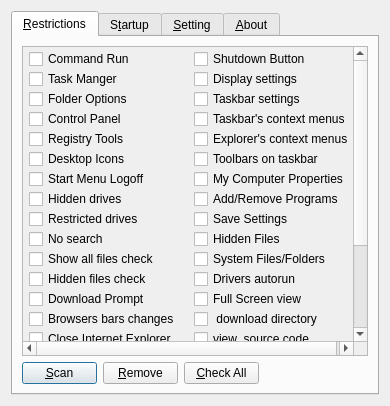
<?xml version="1.0" encoding="UTF-8"?>
<ui version="4.0">
 <class>form</class>
 <widget class="QWidget" name="form">
  <property name="geometry">
   <rect>
    <x>0</x>
    <y>0</y>
    <width>390</width>
    <height>406</height>
   </rect>
  </property>
  <property name="minimumSize">
   <size>
    <width>390</width>
    <height>313</height>
   </size>
  </property>
  <property name="windowTitle">
   <string>FixUp Restriction</string>
  </property>
  <property name="windowIcon">
   <iconset resource="QtRes.qrc">
    <normaloff>:/Icons/MainForm.png</normaloff>:/Icons/MainForm.png</iconset>
  </property>
  <property name="locale">
   <locale language="English" country="UnitedStates"/>
  </property>
  <layout class="QVBoxLayout" name="verticalLayout_6">
   <item>
    <widget class="QTabWidget" name="tabWidget">
     <property name="minimumSize">
      <size>
       <width>0</width>
       <height>295</height>
      </size>
     </property>
     <property name="currentIndex">
      <number>0</number>
     </property>
     <property name="iconSize">
      <size>
       <width>15</width>
       <height>15</height>
      </size>
     </property>
     <widget class="QWidget" name="tab">
      <attribute name="icon">
       <iconset resource="QtRes.qrc">
        <normaloff>:/Icons/WINDOWSICON.png</normaloff>:/Icons/WINDOWSICON.png</iconset>
      </attribute>
      <attribute name="title">
       <string>&amp;Restrictions</string>
      </attribute>
      <attribute name="toolTip">
       <string>Windows Restrictions</string>
      </attribute>
      <layout class="QVBoxLayout" name="verticalLayout_7">
       <item>
        <widget class="QScrollArea" name="scrollArea">
         <property name="autoFillBackground">
          <bool>true</bool>
         </property>
         <property name="widgetResizable">
          <bool>true</bool>
         </property>
         <widget class="QWidget" name="scrollAreaWidgetContents">
          <property name="geometry">
           <rect>
            <x>0</x>
            <y>0</y>
            <width>329</width>
            <height>383</height>
           </rect>
          </property>
          <layout class="QFormLayout" name="formLayout">
           <property name="horizontalSpacing">
            <number>9</number>
           </property>
           <property name="verticalSpacing">
            <number>0</number>
           </property>
           <property name="leftMargin">
            <number>6</number>
           </property>
           <property name="topMargin">
            <number>2</number>
           </property>
           <property name="rightMargin">
            <number>2</number>
           </property>
           <property name="bottomMargin">
            <number>3</number>
           </property>
           <item row="0" column="0">
            <widget class="QCheckBox" name="checkBox">
             <property name="enabled">
              <bool>true</bool>
             </property>
             <property name="text">
              <string>Command Run</string>
             </property>
             <property name="checkable">
              <bool>true</bool>
             </property>
             <property name="autoExclusive">
              <bool>false</bool>
             </property>
            </widget>
           </item>
           <item row="0" column="1">
            <widget class="QCheckBox" name="checkBox_11">
             <property name="text">
              <string>Shutdown Button</string>
             </property>
            </widget>
           </item>
           <item row="1" column="0">
            <widget class="QCheckBox" name="checkBox_2">
             <property name="styleSheet">
              <string notr="true"/>
             </property>
             <property name="text">
              <string>Task Manger</string>
             </property>
            </widget>
           </item>
           <item row="1" column="1">
            <widget class="QCheckBox" name="checkBox_12">
             <property name="text">
              <string>Display settings</string>
             </property>
            </widget>
           </item>
           <item row="2" column="0">
            <widget class="QCheckBox" name="checkBox_3">
             <property name="styleSheet">
              <string notr="true"/>
             </property>
             <property name="text">
              <string>Folder Options</string>
             </property>
            </widget>
           </item>
           <item row="2" column="1">
            <widget class="QCheckBox" name="checkBox_13">
             <property name="text">
              <string>Taskbar settings</string>
             </property>
            </widget>
           </item>
           <item row="3" column="0">
            <widget class="QCheckBox" name="checkBox_4">
             <property name="text">
              <string>Control Panel</string>
             </property>
            </widget>
           </item>
           <item row="3" column="1">
            <widget class="QCheckBox" name="checkBox_14">
             <property name="text">
              <string>Taskbar's context menus</string>
             </property>
            </widget>
           </item>
           <item row="4" column="0">
            <widget class="QCheckBox" name="checkBox_5">
             <property name="text">
              <string>Registry Tools</string>
             </property>
            </widget>
           </item>
           <item row="4" column="1">
            <widget class="QCheckBox" name="checkBox_15">
             <property name="text">
              <string>Explorer's context menus</string>
             </property>
            </widget>
           </item>
           <item row="5" column="0">
            <widget class="QCheckBox" name="checkBox_6">
             <property name="text">
              <string>Desktop Icons</string>
             </property>
             <property name="tristate">
              <bool>false</bool>
             </property>
            </widget>
           </item>
           <item row="5" column="1">
            <widget class="QCheckBox" name="checkBox_16">
             <property name="text">
              <string>Toolbars on taskbar</string>
             </property>
            </widget>
           </item>
           <item row="6" column="0">
            <widget class="QCheckBox" name="checkBox_7">
             <property name="whatsThis">
              <string/>
             </property>
             <property name="text">
              <string>Start Menu Logoff</string>
             </property>
            </widget>
           </item>
           <item row="6" column="1">
            <widget class="QCheckBox" name="checkBox_17">
             <property name="text">
              <string>My Computer Properties </string>
             </property>
            </widget>
           </item>
           <item row="7" column="0">
            <widget class="QCheckBox" name="checkBox_8">
             <property name="text">
              <string>Hidden drives</string>
             </property>
            </widget>
           </item>
           <item row="7" column="1">
            <widget class="QCheckBox" name="checkBox_18">
             <property name="text">
              <string>Add/Remove Programs</string>
             </property>
            </widget>
           </item>
           <item row="8" column="0">
            <widget class="QCheckBox" name="checkBox_9">
             <property name="text">
              <string>Restricted drives</string>
             </property>
            </widget>
           </item>
           <item row="8" column="1">
            <widget class="QCheckBox" name="checkBox_19">
             <property name="text">
              <string>Save Settings</string>
             </property>
            </widget>
           </item>
           <item row="9" column="0">
            <widget class="QCheckBox" name="checkBox_10">
             <property name="text">
              <string>No search</string>
             </property>
            </widget>
           </item>
           <item row="9" column="1">
            <widget class="QCheckBox" name="checkBox_38">
             <property name="text">
              <string>Hidden Files</string>
             </property>
            </widget>
           </item>
           <item row="10" column="0">
            <widget class="QCheckBox" name="checkBox_40">
             <property name="text">
              <string>Show all files check</string>
             </property>
            </widget>
           </item>
           <item row="10" column="1">
            <widget class="QCheckBox" name="checkBox_39">
             <property name="text">
              <string>System Files/Folders</string>
             </property>
            </widget>
           </item>
           <item row="11" column="0">
            <widget class="QCheckBox" name="checkBox_41">
             <property name="text">
              <string>Hidden files check</string>
             </property>
            </widget>
           </item>
           <item row="11" column="1">
            <widget class="QCheckBox" name="checkBox_42">
             <property name="text">
              <string>Drivers autorun</string>
             </property>
            </widget>
           </item>
           <item row="12" column="0">
            <widget class="QCheckBox" name="checkBox_20">
             <property name="text">
              <string>Download Prompt</string>
             </property>
            </widget>
           </item>
           <item row="13" column="1">
            <widget class="QCheckBox" name="checkBox_30">
             <property name="text">
              <string> download directory</string>
             </property>
            </widget>
           </item>
           <item row="13" column="0">
            <widget class="QCheckBox" name="checkBox_21">
             <property name="text">
              <string>Browsers bars changes</string>
             </property>
            </widget>
           </item>
           <item row="14" column="0">
            <widget class="QCheckBox" name="checkBox_22">
             <property name="text">
              <string>Close Internet Explorer</string>
             </property>
            </widget>
           </item>
           <item row="14" column="1">
            <widget class="QCheckBox" name="checkBox_32">
             <property name="text">
              <string>view  source code</string>
             </property>
            </widget>
           </item>
           <item row="15" column="0">
            <widget class="QCheckBox" name="checkBox_23">
             <property name="text">
              <string>Right-click context menu</string>
             </property>
            </widget>
           </item>
           <item row="15" column="1">
            <widget class="QCheckBox" name="checkBox_34">
             <property name="text">
              <string>Toolbar selection</string>
             </property>
            </widget>
           </item>
           <item row="16" column="0">
            <widget class="QCheckBox" name="checkBox_24">
             <property name="text">
              <string>Internet Options menu</string>
             </property>
            </widget>
           </item>
           <item row="16" column="1">
            <widget class="QCheckBox" name="checkBox_35">
             <property name="text">
              <string>Address bar</string>
             </property>
            </widget>
           </item>
           <item row="17" column="0">
            <widget class="QCheckBox" name="checkBox_25">
             <property name="text">
              <string>Save As command</string>
             </property>
            </widget>
           </item>
           <item row="17" column="1">
            <widget class="QCheckBox" name="checkBox_36">
             <property name="text">
              <string>The tool bar</string>
             </property>
            </widget>
           </item>
           <item row="19" column="1">
            <widget class="QCheckBox" name="checkBox_37">
             <property name="text">
              <string>The links bar</string>
             </property>
            </widget>
           </item>
           <item row="18" column="0">
            <widget class="QCheckBox" name="checkBox_26">
             <property name="text">
              <string>New File command</string>
             </property>
            </widget>
           </item>
           <item row="18" column="1">
            <widget class="QCheckBox" name="checkBox_27">
             <property name="text">
              <string>Find Files command</string>
             </property>
            </widget>
           </item>
           <item row="19" column="0">
            <widget class="QCheckBox" name="checkBox_28">
             <property name="text">
              <string>Forward/Back buttons</string>
             </property>
            </widget>
           </item>
           <item row="20" column="1">
            <widget class="QCheckBox" name="checkBox_29">
             <property name="text">
              <string>Open in New Window</string>
             </property>
            </widget>
           </item>
           <item row="20" column="0">
            <widget class="QCheckBox" name="checkBox_33">
             <property name="text">
              <string>The Favorites</string>
             </property>
            </widget>
           </item>
           <item row="12" column="1">
            <widget class="QCheckBox" name="checkBox_31">
             <property name="text">
              <string>Full Screen view</string>
             </property>
            </widget>
           </item>
          </layout>
         </widget>
        </widget>
       </item>
       <item>
        <layout class="QHBoxLayout" name="horizontalLayout_5">
         <item>
          <widget class="QPushButton" name="ScanButton">
           <property name="maximumSize">
            <size>
             <width>75</width>
             <height>23</height>
            </size>
           </property>
           <property name="text">
            <string>&amp;Scan</string>
           </property>
           <property name="icon">
            <iconset resource="QtRes.qrc">

             <normaloff>:/Icons/SCANICON.png</normaloff>:/Icons/SCANICON.png</iconset>
           </property>
           <property name="iconSize">
            <size>
             <width>15</width>
             <height>15</height>
            </size>
           </property>
           <property name="checked">
            <bool>false</bool>
           </property>
           <property name="default">
            <bool>true</bool>
           </property>
          </widget>
         </item>
         <item>
          <widget class="QPushButton" name="RemoveButton">
           <property name="maximumSize">
            <size>
             <width>75</width>
             <height>23</height>
            </size>
           </property>
           <property name="text">
            <string>&amp;Remove</string>
           </property>
           <property name="icon">
            <iconset resource="QtRes.qrc">
             <normaloff>:/Icons/REMOVEICON.png</normaloff>:/Icons/REMOVEICON.png</iconset>
           </property>
           <property name="iconSize">
            <size>
             <width>15</width>
             <height>15</height>
            </size>
           </property>
          </widget>
         </item>
         <item>
          <widget class="QPushButton" name="CheckUnChekButton">
           <property name="maximumSize">
            <size>
             <width>75</width>
             <height>23</height>
            </size>
           </property>
           <property name="text">
            <string>&amp;Check All</string>
           </property>
           <property name="icon">
            <iconset resource="QtRes.qrc">
             <normaloff>:/Icons/CHECKALL.png</normaloff>:/Icons/CHECKALL.png</iconset>
           </property>
          </widget>
         </item>
         <item>
          <spacer name="horizontalSpacer_2">
           <property name="orientation">
            <enum>Qt::Horizontal</enum>
           </property>
           <property name="sizeHint" stdset="0">
            <size>
             <width>40</width>
             <height>20</height>
            </size>
           </property>
          </spacer>
         </item>
        </layout>
       </item>
      </layout>
     </widget>
     <widget class="QWidget" name="tab_5">
      <attribute name="icon">
       <iconset resource="QtRes.qrc">
        <normaloff>:/Icons/autoruns.png</normaloff>:/Icons/autoruns.png</iconset>
      </attribute>
      <attribute name="title">
       <string>S&amp;tartup</string>
      </attribute>
      <layout class="QVBoxLayout" name="verticalLayout">
       <item>
        <widget class="QTreeWidget" name="treeWidget">
         <property name="tabKeyNavigation">
          <bool>true</bool>
         </property>
         <property name="rootIsDecorated">
          <bool>false</bool>
         </property>
         <property name="sortingEnabled">
          <bool>true</bool>
         </property>
         <column>
          <property name="text">
           <string>Name</string>
          </property>
         </column>
         <column>
          <property name="text">
           <string>Section</string>
          </property>
         </column>
         <column>
          <property name="text">
           <string>Path</string>
          </property>
         </column>
        </widget>
       </item>
       <item>
        <layout class="QHBoxLayout" name="horizontalLayout">
         <item>
          <widget class="QPushButton" name="StartUpRefreshButton">
           <property name="maximumSize">
            <size>
             <width>75</width>
             <height>23</height>
            </size>
           </property>
           <property name="text">
            <string>Refresh</string>
           </property>
           <property name="icon">
            <iconset resource="QtRes.qrc">
             <normaloff>:/Icons/REFRESH.png</normaloff>:/Icons/REFRESH.png</iconset>
           </property>
           <property name="iconSize">
            <size>
             <width>15</width>
             <height>15</height>
            </size>
           </property>
           <property name="default">
            <bool>true</bool>
           </property>
          </widget>
         </item>
         <item>
          <widget class="QPushButton" name="StartUpAddButton">
           <property name="maximumSize">
            <size>
             <width>75</width>
             <height>23</height>
            </size>
           </property>
           <property name="text">
            <string>Add</string>
           </property>
           <property name="icon">
            <iconset resource="QtRes.qrc">
             <normaloff>:/Icons/ADD.png</normaloff>:/Icons/ADD.png</iconset>
           </property>
           <property name="iconSize">
            <size>
             <width>15</width>
             <height>15</height>
            </size>
           </property>
          </widget>
         </item>
         <item>
          <widget class="QPushButton" name="StartUpEditButton">
           <property name="maximumSize">
            <size>
             <width>75</width>
             <height>23</height>
            </size>
           </property>
           <property name="text">
            <string>Edit</string>
           </property>
           <property name="icon">
            <iconset resource="QtRes.qrc">
             <normaloff>:/Icons/EDIT.png</normaloff>:/Icons/EDIT.png</iconset>
           </property>
           <property name="iconSize">
            <size>
             <width>15</width>
             <height>15</height>
            </size>
           </property>
          </widget>
         </item>
         <item>
          <widget class="QPushButton" name="StartUpDeleteButton">
           <property name="maximumSize">
            <size>
             <width>75</width>
             <height>23</height>
            </size>
           </property>
           <property name="text">
            <string>Delete</string>
           </property>
           <property name="icon">
            <iconset resource="QtRes.qrc">
             <normaloff>:/Icons/DELETE.png</normaloff>:/Icons/DELETE.png</iconset>
           </property>
           <property name="iconSize">
            <size>
             <width>15</width>
             <height>15</height>
            </size>
           </property>
          </widget>
         </item>
         <item>
          <spacer name="horizontalSpacer_3">
           <property name="orientation">
            <enum>Qt::Horizontal</enum>
           </property>
           <property name="sizeHint" stdset="0">
            <size>
             <width>13</width>
             <height>20</height>
            </size>
           </property>
          </spacer>
         </item>
        </layout>
       </item>
      </layout>
     </widget>
     <widget class="QWidget" name="tab_2">
      <attribute name="icon">
       <iconset resource="QtRes.qrc">
        <normaloff>:/Icons/SETTINGSICON.png</normaloff>:/Icons/SETTINGSICON.png</iconset>
      </attribute>
      <attribute name="title">
       <string>&amp;Setting</string>
      </attribute>
      <attribute name="toolTip">
       <string>FixUp Settings</string>
      </attribute>
      <layout class="QVBoxLayout" name="verticalLayout_2">
       <item>
        <widget class="QCheckBox" name="ChekConfMsg">
         <property name="text">
          <string>Show confirmation messege</string>
         </property>
         <property name="checked">
          <bool>true</bool>
         </property>
        </widget>
       </item>
       <item>
        <widget class="QCheckBox" name="ChekRestrictionsOnly">
         <property name="text">
          <string>Show Restrictions only</string>
         </property>
         <property name="checkable">
          <bool>true</bool>
         </property>
         <property name="checked">
          <bool>false</bool>
         </property>
         <property name="tristate">
          <bool>false</bool>
         </property>
        </widget>
       </item>
       <item>
        <layout class="QHBoxLayout" name="horizontalLayout_2">
         <item>
          <layout class="QVBoxLayout" name="verticalLayout_4">
           <item>
            <widget class="QCheckBox" name="ChekAutoScan">
             <property name="text">
              <string>Auto Scan</string>
             </property>
            </widget>
           </item>
           <item>
            <widget class="QCheckBox" name="ChekAutoRemove">
             <property name="text">
              <string>Auto Remove</string>
             </property>
            </widget>
           </item>
          </layout>
         </item>
         <item>
          <widget class="QSlider" name="SilderAutoScanFrequency">
           <property name="font">
            <font>
             <family>Verdana</family>
             <italic>false</italic>
             <underline>false</underline>
             <strikeout>false</strikeout>
            </font>
           </property>
           <property name="toolTip">
            <string>Scan/Remove Frequency</string>
           </property>
           <property name="autoFillBackground">
            <bool>false</bool>
           </property>
           <property name="minimum">
            <number>100</number>
           </property>
           <property name="maximum">
            <number>5000</number>
           </property>
           <property name="value">
            <number>1200</number>
           </property>
           <property name="tracking">
            <bool>true</bool>
           </property>
           <property name="orientation">
            <enum>Qt::Horizontal</enum>
           </property>
           <property name="invertedAppearance">
            <bool>false</bool>
           </property>
           <property name="invertedControls">
            <bool>false</bool>
           </property>
           <property name="tickPosition">
            <enum>QSlider::NoTicks</enum>
           </property>
           <property name="tickInterval">
            <number>0</number>
           </property>
          </widget>
         </item>
        </layout>
       </item>
       <item>
        <spacer name="verticalSpacer">
         <property name="orientation">
          <enum>Qt::Vertical</enum>
         </property>
         <property name="sizeHint" stdset="0">
          <size>
           <width>20</width>
           <height>40</height>
          </size>
         </property>
        </spacer>
       </item>
      </layout>
     </widget>
     <widget class="QWidget" name="tab_3">
      <attribute name="icon">
       <iconset resource="QtRes.qrc">
        <normaloff>:/Icons/ABOUTICON.png</normaloff>:/Icons/ABOUTICON.png</iconset>
      </attribute>
      <attribute name="title">
       <string>&amp;About</string>
      </attribute>
      <attribute name="toolTip">
       <string>About FixUp</string>
      </attribute>
      <layout class="QVBoxLayout" name="verticalLayout_8">
       <item>
        <layout class="QVBoxLayout" name="verticalLayout_3">
         <item>
          <widget class="QLabel" name="label_2">
           <property name="text">
            <string>&lt;!DOCTYPE HTML PUBLIC &quot;-//W3C//DTD HTML 4.0//EN&quot; &quot;http://www.w3.org/TR/REC-html40/strict.dtd&quot;&gt;
&lt;html&gt;&lt;head&gt;&lt;meta name=&quot;qrichtext&quot; content=&quot;1&quot; /&gt;&lt;style type=&quot;text/css&quot;&gt;
p, li { white-space: pre-wrap; }
&lt;/style&gt;&lt;/head&gt;&lt;body style=&quot; font-family:'MS Shell Dlg 2'; font-size:8.25pt; font-weight:400; font-style:normal;&quot;&gt;
&lt;p style=&quot; margin-top:0px; margin-bottom:0px; margin-left:0px; margin-right:0px; -qt-block-indent:0; text-indent:0px;&quot;&gt;&lt;span style=&quot; font-size:8pt;&quot;&gt;Author : &lt;/span&gt;&lt;a href=&quot;theluckyone@users.sourceforge.net&quot;&gt;&lt;span style=&quot; font-size:8pt; text-decoration: underline; color:#0000ff;&quot;&gt;boussouira&lt;/span&gt;&lt;/a&gt;&lt;/p&gt;&lt;/body&gt;&lt;/html&gt;</string>
           </property>
           <property name="textInteractionFlags">
            <set>Qt::LinksAccessibleByMouse|Qt::TextSelectableByMouse</set>
           </property>
          </widget>
         </item>
         <item>
          <widget class="QLabel" name="label_3">
           <property name="text">
            <string>&lt;body style=&quot; font-family:'MS Shell Dlg 2'; font-size:8.25pt; font-weight:400; font-style:normal;&quot;&gt;
&lt;p style=&quot; margin-top:0px; margin-bottom:0px; margin-left:0px; margin-right:0px; -qt-block-indent:0; text-indent:0px;&quot;&gt;Home page : &lt;a href=&quot;http://sourceforge.net/projects/fixupr/&quot;&gt;&lt;span style=&quot; text-decoration: underline; color:#0000ff;&quot;&gt;http://sf.net/projects/fixupr/&lt;/span&gt;&lt;/a&gt;&lt;/p&gt;&lt;/body&gt;</string>
           </property>
           <property name="textInteractionFlags">
            <set>Qt::LinksAccessibleByMouse|Qt::TextSelectableByMouse</set>
           </property>
          </widget>
         </item>
        </layout>
       </item>
       <item>
        <widget class="Line" name="line_2">
         <property name="frameShadow">
          <enum>QFrame::Raised</enum>
         </property>
         <property name="orientation">
          <enum>Qt::Horizontal</enum>
         </property>
        </widget>
       </item>
       <item>
        <widget class="QGroupBox" name="groupBox">
         <property name="title">
          <string>GNU General Public License</string>
         </property>
         <property name="alignment">
          <set>Qt::AlignCenter</set>
         </property>
         <layout class="QVBoxLayout" name="verticalLayout_5">
          <item>
           <widget class="QLabel" name="label_4">
            <property name="font">
             <font>
              <pointsize>7</pointsize>
              <weight>50</weight>
              <italic>false</italic>
              <bold>false</bold>
              <underline>false</underline>
             </font>
            </property>
            <property name="styleSheet">
             <string notr="true">padding:5px;background-color:qradialgradient(spread:repeat, cx:0.971, cy:0.284091, radius:1.412, fx:0, fy:1, stop:0 rgba(207, 113, 113, 115), stop:0.323864 rgba(194, 194, 194, 88), stop:1 rgba(255, 255, 255, 255));color: rgb(0, 0, 0);</string>
            </property>
            <property name="text">
             <string>&lt;body style=&quot; font-family:'MS Shell Dlg 2'; font-size:7pt; font-weight:400; font-style:normal;&quot;&gt;
&lt;p style=&quot; margin-top:0px; margin-bottom:0px; margin-left:0px; margin-right:0px; -qt-block-indent:0; text-indent:0px;&quot;&gt;This program is free software; you can redistribute it and/or modify it under the terms of the GNU General Public License as published by the Free Software Foundation; either version 2 of the License, or (at your option) any later version.&lt;/p&gt;
&lt;p style=&quot;-qt-paragraph-type:empty; margin-top:0px; margin-bottom:0px; margin-left:0px; margin-right:0px; -qt-block-indent:0; text-indent:0px;&quot;&gt;&lt;/p&gt;
&lt;p style=&quot; margin-top:0px; margin-bottom:0px; margin-left:0px; margin-right:0px; -qt-block-indent:0; text-indent:0px;&quot;&gt;This program is distributed in the hope that it will be useful, but WITHOUT ANY WARRANTY; without even the implied warranty of MERCHANTABILITY or FITNESS FOR A PARTICULAR PURPOSE.  See the GNU General Public License for more details. &lt;/p&gt;
&lt;p style=&quot;-qt-paragraph-type:empty; margin-top:0px; margin-bottom:0px; margin-left:0px; margin-right:0px; -qt-block-indent:0; text-indent:0px;&quot;&gt;&lt;/p&gt;
&lt;p style=&quot; margin-top:0px; margin-bottom:0px; margin-left:0px; margin-right:0px; -qt-block-indent:0; text-indent:0px;&quot;&gt;You should have received a copy of the GNU General Public License along with this program.  If not, see &amp;lt;http://www.gnu.org/licenses/&amp;gt;.&lt;/p&gt;&lt;/body&gt;</string>
            </property>
            <property name="wordWrap">
             <bool>true</bool>
            </property>
            <property name="textInteractionFlags">
             <set>Qt::LinksAccessibleByMouse|Qt::TextSelectableByMouse</set>
            </property>
           </widget>
          </item>
         </layout>
        </widget>
       </item>
       <item>
        <spacer name="verticalSpacer_3">
         <property name="orientation">
          <enum>Qt::Vertical</enum>
         </property>
         <property name="sizeHint" stdset="0">
          <size>
           <width>20</width>
           <height>40</height>
          </size>
         </property>
        </spacer>
       </item>
      </layout>
     </widget>
    </widget>
   </item>
  </layout>
 </widget>
 <resources>
  <include location="QtRes.qrc"/>
 </resources>
 <connections/>
</ui>
